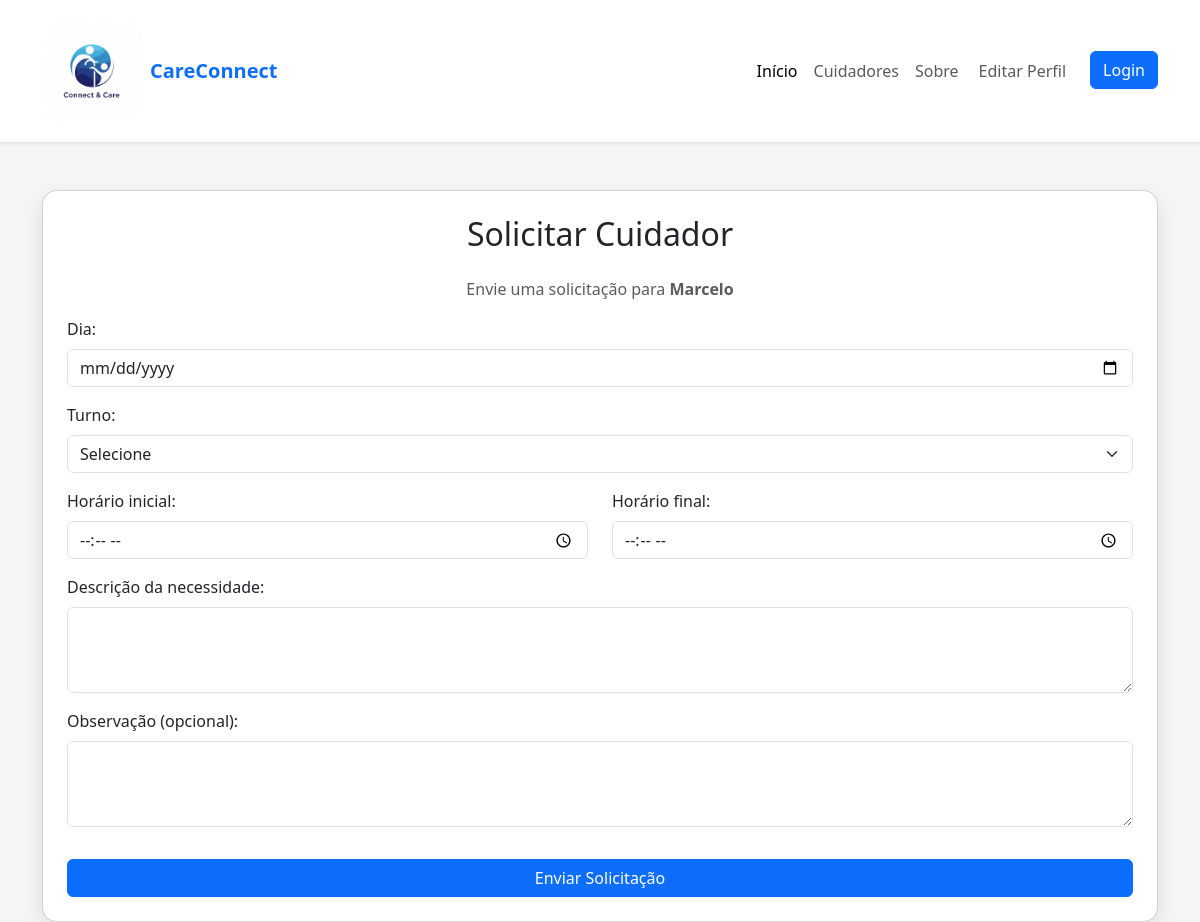
/solicitar-cuidador/6/, run on an earlier commit of the app's database.
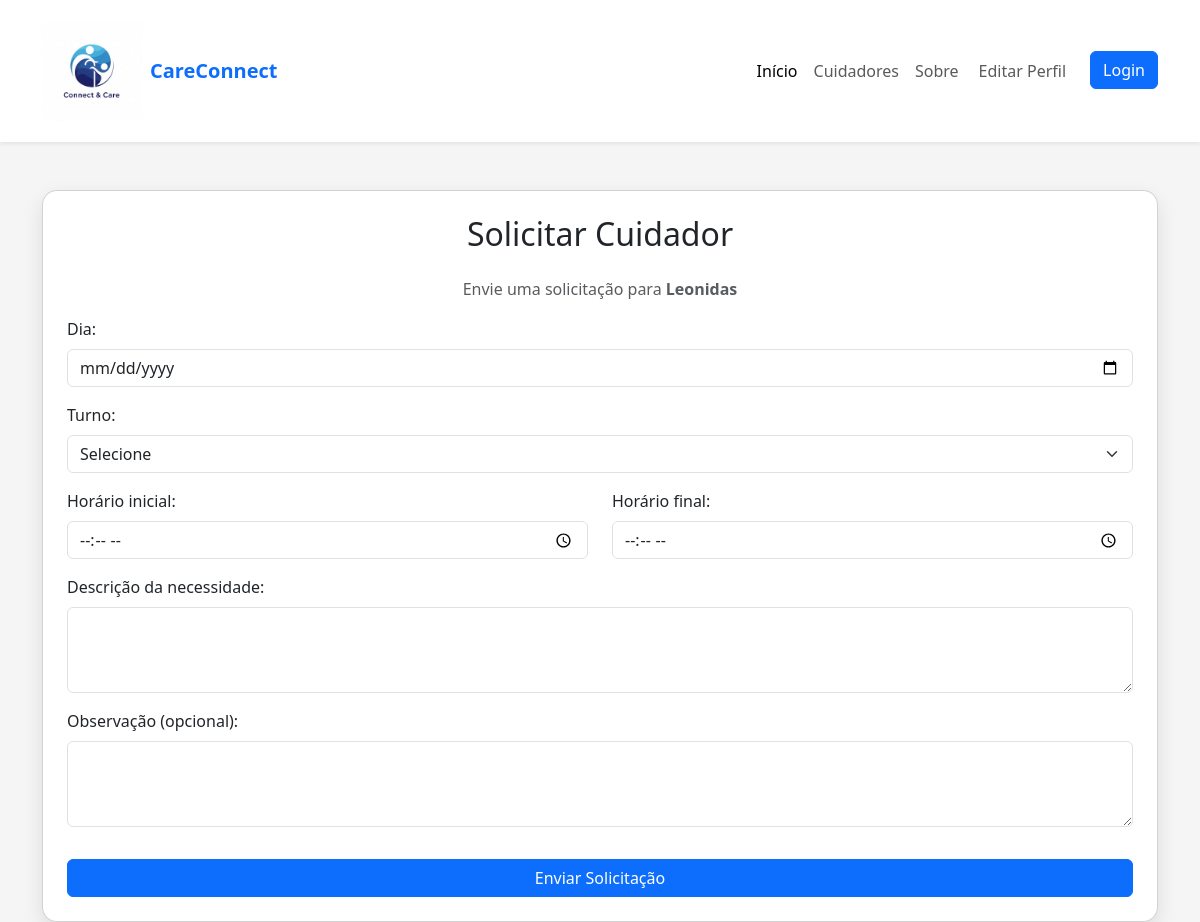
And on a later commit of the database.
### pfi/models.py (models this page shows, shortened)
class Usuario(models.Model):
    nome = models.CharField(max_length=100)
    email = models.EmailField()
    cpf = models.CharField(max_length=20)
    telefone = models.CharField(max_length=15)
    senha = models.CharField(max_length=128)
    data_cadastro = models.DateTimeField(auto_now_add=True)
    data_nasc = models.DateField()
    foto = models.ImageField(upload_to="fotos_cuidadores/", null=True, blank=True)

### pfi/views.py (the view, shortened to what this page needs)
# urls.py: path("solicitar-cuidador/<int:pk>/", CriarSolicitacoes, name="cadastrar_solicitacao"),
def CriarSolicitacoes(request, pk):
    cuidador = Cuidador.objects.get(pk=pk)
    return render(request, 'solicitar_cuidador.html', {'cuidador': cuidador})

### pfi/templates/solicitar_cuidador.html (shortened to what this page needs)
{% load static %}
<!DOCTYPE html>
<html lang="pt-br">
<head>
    <link href="https://cdn.jsdelivr.net/npm/bootstrap@5.3.0/dist/css/bootstrap.min.css" rel="stylesheet">
</head>
<body>
{% include 'menu.html' %}
<div class="container mt-5">
    <div class="card p-4">
        <h2 class="text-center mb-4">Solicitar Cuidador</h2>
        <p class="text-center text-muted">
            Envie uma solicitação para <strong>{{ cuidador.nome }}</strong>
        </p>
        <form method="POST" action="{% url 'cadastrar_solicitacao' cuidador.id %}">
            <div class="mb-3">
                <label class="form-label">Dia:</label>
                <input type="date" name="data_solicitacao" class="form-control" required>
            </div>
            <div class="mb-3">
                <label class="form-label">Turno:</label>
                <select name="turno" class="form-select" required>
                    <option value="">Selecione</option>
                </select>
            </div>
            <div class="row">
                <div class="col-md-6 mb-3">
                    <label class="form-label">Horário inicial:</label>
                    <input type="time" name="horario_inicial" class="form-control" required>
                </div>
                <div class="col-md-6 mb-3">
                    <label class="form-label">Horário final:</label>
                    <input type="time" name="horario_final" class="form-control" required>
                </div>
            </div>
            <div class="mb-3">
                <label class="form-label">Descrição da necessidade:</label>
                <textarea name="descricao" rows="3" class="form-control" required></textarea>
            </div>
            <div class="mb-3">
                <label class="form-label">Observação (opcional):</label>
                <textarea name="observacao" rows="3" class="form-control"></textarea>
            </div>
            <button class="btn btn-primary w-100 mt-3" type="submit">
                Enviar Solicitação
            </button>
        </form>
    </div>
</div>
</body>
</html>

What changed in the data, as far as the page shows it:
changed Usuario: nome "Marcelo" → "Leonidas"
